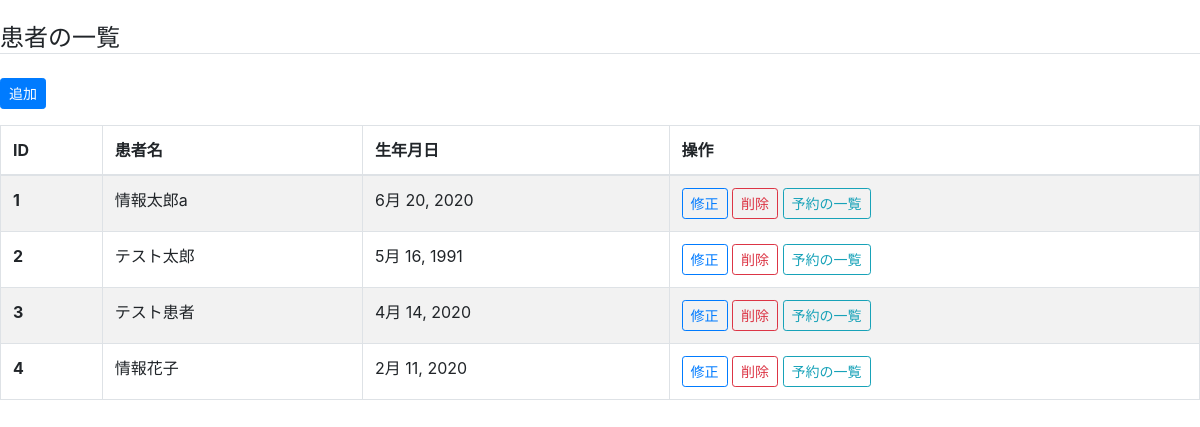
The page /dq/patient/ on the database its author committed.
### dq/models.py (models this page shows, shortened)
class Patient(models.Model):
    name = models.CharField('患者名',max_length=255)
    birth = models.DateField('生年月日')

### dq/views.py (the view)
# urls.py: path('patient/',views.patient_list, name='patient_list'),
def patient_list(request):
    patients = Patient.objects.all().order_by('id')
    return render(request,
    'dq/patient_list.html',
    {'patients':patients})

### dq/templates/dq/patient_list.html (shortened to what this page needs)
{% extends "dq/base.html" %}
{% block content %}
    <h4 class="mt-4 border-bottom">患者の一覧</h4>
    <a href="{% url 'dq:patient_add' %}" class="btn btn-primary btn-sm my-3">追加</a>
    <table class="table table-striped table-bordered">
      <thead>
        <tr>
          <th scope="col">ID</th>
          <th scope="col">患者名</th>
          <th scope="col">生年月日</th>
          <th scope="col">操作</th>
        </tr>
      </thead>
      <tbody>
        {% for patient in patients %}
        <tr>
          <th scope="row">{{ patient.id }}</th>
          <td>{{ patient.name }}</td>
          <td>{{ patient.birth }}</td>
          <td>
            <a href="{% url 'dq:patient_mod' patient_id=patient.id %}" class="btn btn-outline-primary btn-sm">修正</a>
            <a href="{% url 'dq:patient_del' patient_id=patient.id %}" class="btn btn-outline-danger btn-sm">削除</a>
            <a href="{% url 'dq:appointment_list' patient_id=patient.id %}" class="btn btn-outline-info btn-sm">予約の一覧</a>
          </td>
        </tr>
        {% endfor %}
      </tbody>
    </table>
{% endblock content %}

### rows shown on the page
Patient: id "1", name "情報太郎a", birth "6月 20, 2020"
Patient: id "2", name "テスト太郎", birth "5月 16, 1991"
Patient: id "3", name "テスト患者", birth "4月 14, 2020"
Patient: id "4", name "情報花子", birth "2月 11, 2020"
